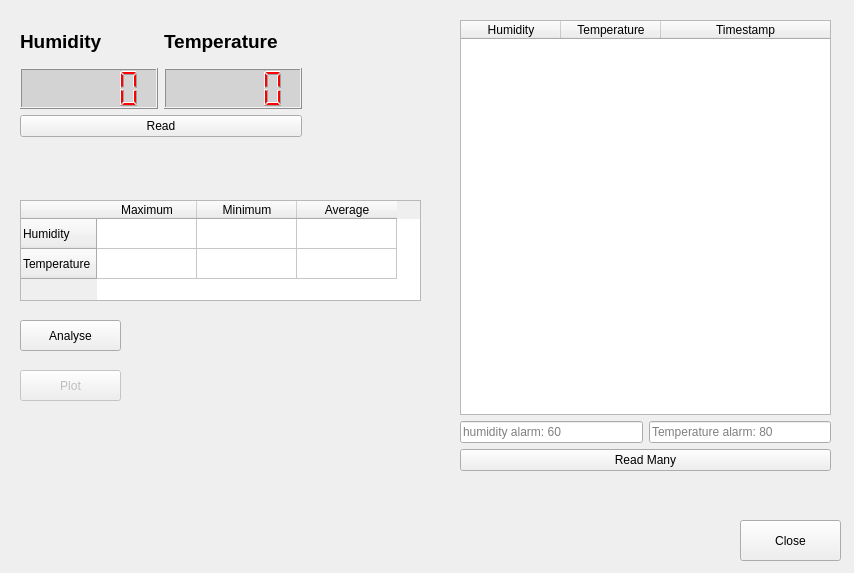
<?xml version="1.0" encoding="UTF-8"?>
<ui version="4.0">
 <class>Form</class>
 <widget class="QWidget" name="Form">
  <property name="geometry">
   <rect>
    <x>0</x>
    <y>0</y>
    <width>854</width>
    <height>573</height>
   </rect>
  </property>
  <property name="windowTitle">
   <string>Form</string>
  </property>
  <property name="styleSheet">
   <string notr="true"/>
  </property>
  <widget class="QPushButton" name="close_btn">
   <property name="geometry">
    <rect>
     <x>740</x>
     <y>520</y>
     <width>101</width>
     <height>41</height>
    </rect>
   </property>
   <property name="text">
    <string>Close</string>
   </property>
  </widget>
  <widget class="QTableWidget" name="table_2">
   <property name="geometry">
    <rect>
     <x>20</x>
     <y>200</y>
     <width>401</width>
     <height>101</height>
    </rect>
   </property>
   <row>
    <property name="text">
     <string>Humidity</string>
    </property>
   </row>
   <row>
    <property name="text">
     <string>Temperature</string>
    </property>
   </row>
   <column>
    <property name="text">
     <string>Maximum</string>
    </property>
   </column>
   <column>
    <property name="text">
     <string>Minimum</string>
    </property>
   </column>
   <column>
    <property name="text">
     <string>Average</string>
    </property>
   </column>
  </widget>
  <widget class="QPushButton" name="analyse_btn">
   <property name="geometry">
    <rect>
     <x>20</x>
     <y>320</y>
     <width>101</width>
     <height>31</height>
    </rect>
   </property>
   <property name="text">
    <string>Analyse</string>
   </property>
  </widget>
  <widget class="QPushButton" name="plot_btn">
   <property name="enabled">
    <bool>false</bool>
   </property>
   <property name="geometry">
    <rect>
     <x>20</x>
     <y>370</y>
     <width>101</width>
     <height>31</height>
    </rect>
   </property>
   <property name="text">
    <string>Plot</string>
   </property>
  </widget>
  <widget class="QWidget" name="layoutWidget">
   <property name="geometry">
    <rect>
     <x>20</x>
     <y>20</y>
     <width>282</width>
     <height>117</height>
    </rect>
   </property>
   <layout class="QGridLayout" name="gridLayout_2">
    <item row="1" column="0">
     <widget class="QPushButton" name="read_btn">
      <property name="text">
       <string>Read</string>
      </property>
     </widget>
    </item>
    <item row="0" column="0">
     <layout class="QGridLayout" name="gridLayout">
      <item row="0" column="0">
       <widget class="QLabel" name="label">
        <property name="font">
         <font>
          <pointsize>14</pointsize>
          <weight>75</weight>
          <bold>true</bold>
         </font>
        </property>
        <property name="text">
         <string>Humidity</string>
        </property>
       </widget>
      </item>
      <item row="1" column="1">
       <widget class="QLCDNumber" name="temp_out">
        <property name="styleSheet">
         <string notr="true">color: red;
background-color: lightgrey;</string>
        </property>
       </widget>
      </item>
      <item row="0" column="1">
       <widget class="QLabel" name="label_2">
        <property name="font">
         <font>
          <pointsize>14</pointsize>
          <weight>75</weight>
          <bold>true</bold>
         </font>
        </property>
        <property name="text">
         <string>Temperature</string>
        </property>
       </widget>
      </item>
      <item row="1" column="0">
       <widget class="QLCDNumber" name="hum_out">
        <property name="styleSheet">
         <string notr="true">color: red;
background-color: lightgrey;</string>
        </property>
       </widget>
      </item>
     </layout>
    </item>
   </layout>
  </widget>
  <widget class="QWidget" name="layoutWidget">
   <property name="geometry">
    <rect>
     <x>460</x>
     <y>20</y>
     <width>371</width>
     <height>451</height>
    </rect>
   </property>
   <layout class="QGridLayout" name="gridLayout_3" rowstretch="0,0,0">
    <item row="2" column="0">
     <widget class="QPushButton" name="pushButton">
      <property name="text">
       <string>Read Many</string>
      </property>
     </widget>
    </item>
    <item row="1" column="0">
     <layout class="QHBoxLayout" name="horizontalLayout">
      <item>
       <widget class="QLineEdit" name="hum_alarm">
        <property name="text">
         <string/>
        </property>
        <property name="placeholderText">
         <string>humidity alarm: 60</string>
        </property>
       </widget>
      </item>
      <item>
       <widget class="QLineEdit" name="temp_alarm">
        <property name="placeholderText">
         <string>Temperature alarm: 80</string>
        </property>
       </widget>
      </item>
     </layout>
    </item>
    <item row="0" column="0">
     <widget class="QTableWidget" name="table">
      <attribute name="horizontalHeaderStretchLastSection">
       <bool>true</bool>
      </attribute>
      <attribute name="verticalHeaderStretchLastSection">
       <bool>false</bool>
      </attribute>
      <column>
       <property name="text">
        <string>Humidity</string>
       </property>
      </column>
      <column>
       <property name="text">
        <string>Temperature</string>
       </property>
      </column>
      <column>
       <property name="text">
        <string>Timestamp</string>
       </property>
      </column>
     </widget>
    </item>
   </layout>
  </widget>
 </widget>
 <resources/>
 <connections/>
</ui>
